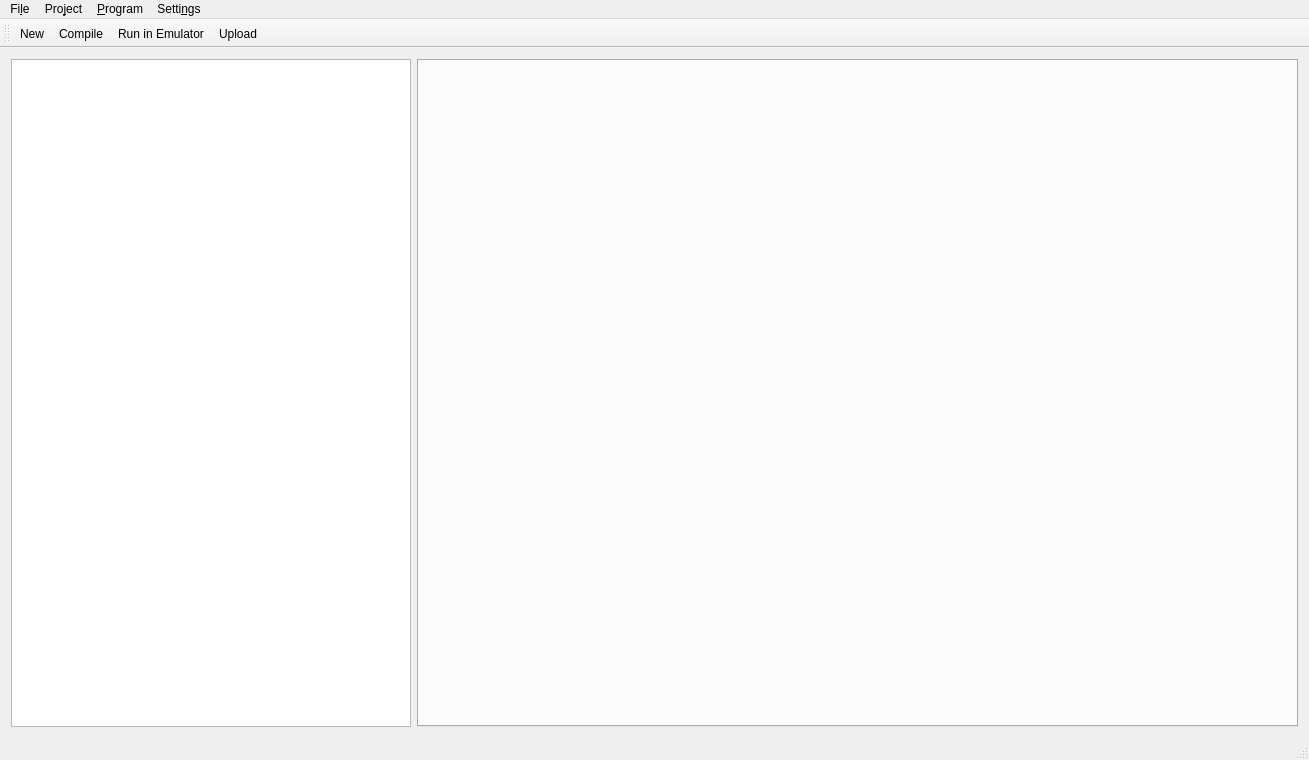
<?xml version="1.0" encoding="UTF-8"?>
<ui version="4.0">
 <class>EditorWindow</class>
 <widget class="QMainWindow" name="EditorWindow">
  <property name="geometry">
   <rect>
    <x>0</x>
    <y>0</y>
    <width>1309</width>
    <height>760</height>
   </rect>
  </property>
  <property name="windowTitle">
   <string>EditorWindow</string>
  </property>
  <widget class="QWidget" name="centralWidget">
   <layout class="QHBoxLayout" name="horizontalLayout">
    <item>
     <widget class="QTreeView" name="treeView">
      <property name="maximumSize">
       <size>
        <width>400</width>
        <height>16777215</height>
       </size>
      </property>
     </widget>
    </item>
    <item>
     <widget class="QTabWidget" name="editorTabs">
      <property name="currentIndex">
       <number>-1</number>
      </property>
     </widget>
    </item>
   </layout>
  </widget>
  <widget class="QMenuBar" name="menuBar">
   <property name="geometry">
    <rect>
     <x>0</x>
     <y>0</y>
     <width>1309</width>
     <height>28</height>
    </rect>
   </property>
   <widget class="QMenu" name="menuDatei">
    <property name="title">
     <string>Fi&amp;le</string>
    </property>
    <addaction name="actionNew"/>
    <addaction name="actionSave"/>
    <addaction name="actionQuit"/>
   </widget>
   <widget class="QMenu" name="menuRun">
    <property name="title">
     <string>&amp;Program</string>
    </property>
    <addaction name="actionCompile"/>
    <addaction name="actionRun_in_Emulator"/>
    <addaction name="actionUpload"/>
   </widget>
   <widget class="QMenu" name="menuEinstellungen">
    <property name="title">
     <string>Setti&amp;ngs</string>
    </property>
    <addaction name="actionFonz"/>
   </widget>
   <widget class="QMenu" name="menuProject">
    <property name="title">
     <string>Pro&amp;ject</string>
    </property>
    <addaction name="actionSet_main_directory"/>
    <addaction name="actionSet_toolkit"/>
   </widget>
   <addaction name="menuDatei"/>
   <addaction name="menuProject"/>
   <addaction name="menuRun"/>
   <addaction name="menuEinstellungen"/>
  </widget>
  <widget class="QToolBar" name="mainToolBar">
   <attribute name="toolBarArea">
    <enum>TopToolBarArea</enum>
   </attribute>
   <attribute name="toolBarBreak">
    <bool>false</bool>
   </attribute>
   <addaction name="actionNew"/>
   <addaction name="actionCompile"/>
   <addaction name="actionRun_in_Emulator"/>
   <addaction name="actionUpload"/>
  </widget>
  <widget class="QStatusBar" name="statusBar"/>
  <action name="actionNew">
   <property name="text">
    <string>&amp;New</string>
   </property>
   <property name="toolTip">
    <string>Create a new program file.</string>
   </property>
   <property name="shortcut">
    <string>Ctrl+N</string>
   </property>
  </action>
  <action name="actionQuit">
   <property name="text">
    <string>&amp;Quit</string>
   </property>
  </action>
  <action name="actionCompile">
   <property name="text">
    <string>&amp;Compile</string>
   </property>
  </action>
  <action name="actionRun_in_Emulator">
   <property name="text">
    <string>&amp;Run in Emulator</string>
   </property>
  </action>
  <action name="actionUpload">
   <property name="text">
    <string>&amp;Upload</string>
   </property>
  </action>
  <action name="actionFonz">
   <property name="text">
    <string>&amp;Font</string>
   </property>
  </action>
  <action name="actionSet_main_directory">
   <property name="text">
    <string>&amp;Set main directory</string>
   </property>
  </action>
  <action name="actionSave">
   <property name="text">
    <string>Save</string>
   </property>
   <property name="shortcut">
    <string>Ctrl+S</string>
   </property>
  </action>
  <action name="actionSet_toolkit">
   <property name="text">
    <string>Set toolkit</string>
   </property>
  </action>
 </widget>
 <layoutdefault spacing="6" margin="11"/>
 <resources/>
 <connections/>
</ui>
